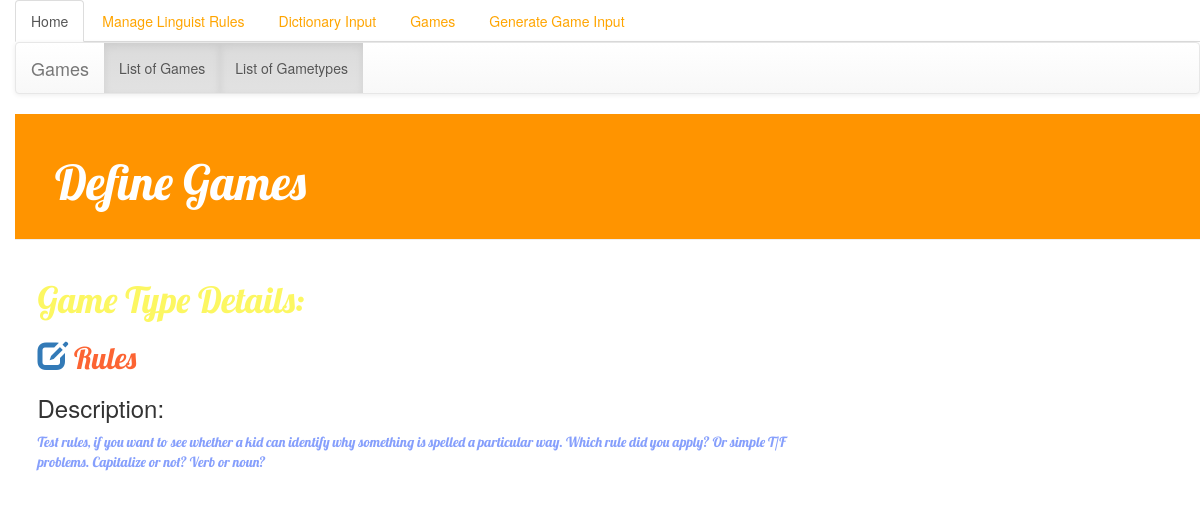
The page /Games/gametype_detail/1/ on the database its author committed.
### Games/models.py (models this page shows)
class GameType(models.Model):
    name = models.CharField(max_length=200,default='')
    description = models.TextField(default='Missing Description')
    def __str__(self):
       return self.name

### Games/views.py (the view)
# urls.py: url(r'^gametype_detail/(?P<pk>\d+)/$', views.gametype_detail, name='gametype_detail'),
def gametype_detail(request, pk):
    try:
        gametype = GameType.objects.get(id=pk)
    except GameType.DoesNotExist:
        raise Http404("Gametype does not exist")
    print >> sys.stderr, gametype
    return render(request, 'Games/gametype_detail.html', {'gametype': gametype})

### templates/Games/gametype_detail.html (shortened to what this page needs)
{% extends 'Games/base.html' %}
{% block content %}
<div class="post">
    <h1>Game Type Details: </h1>
    <h2>
        <a href="{% url 'gametype_edit' pk=gametype.id %}"><span class='glyphicon glyphicon-edit'></span></a>
        {{ gametype.name }}
    </h2>
    <h3>Description:</h3>
    <p>
        {{ gametype.description }}
    </p>
</div>
{% endblock %}

### Input/static/Input/css/style.css (style rules this page uses)
body { padding-left: 15px; }
.post h1 { color: #fcf762; font-family: 'Lobster'; }
.post h2 { color: #fc6433; font-family: 'Lobster'; }
.post p { color: #869ffc; font-family: 'Lobster'; }

### rows shown on the page
GameType: name "Rules", description "Test rules, if you want to see whether a kid can identify why something is spelled a particular way. Which rule did you apply? Or simple T/F problems. Capitalize or not? Verb or noun?"
